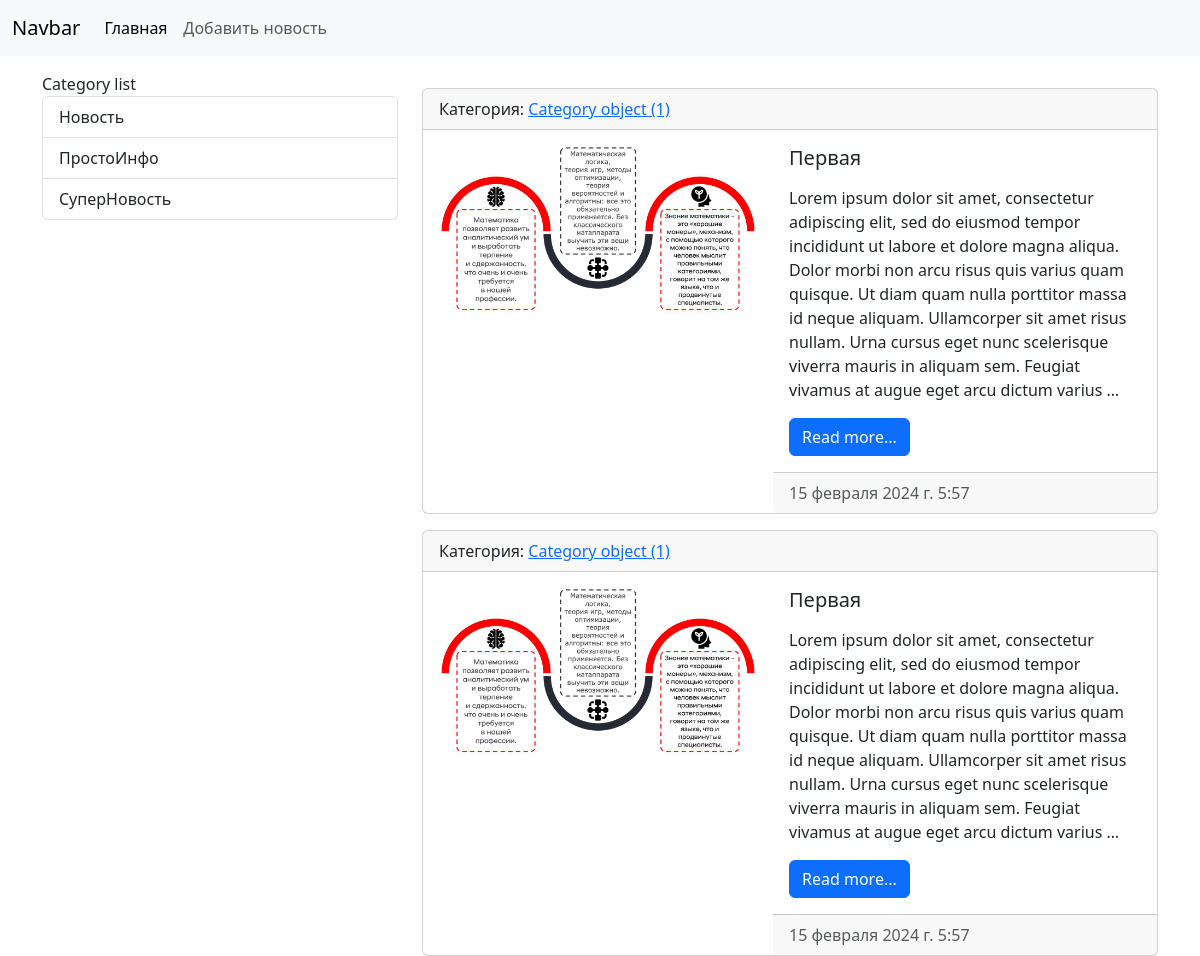
The page /News/cat/1 on the database its author committed.
### News/models.py (models this page shows)
class Category(models.Model):
    title=models.CharField(max_length=150, db_index=True, verbose_name='Категория')
    class Meta:
        verbose_name = 'Категория'
        verbose_name_plural = 'Категории'
        ordering=['title']

class News(models.Model):
    title=models.CharField(max_length=150, verbose_name='Заголовок')
    content=models.TextField(blank=True, verbose_name='Содержимое')
    created_at=models.DateTimeField(auto_now_add=True, verbose_name='Создано')
    updated_at=models.DateTimeField(auto_now=True)
    photo=models.ImageField(upload_to='media/%Y/%m/%d',verbose_name='Фото')
    is_published=models.BooleanField(default=True, verbose_name='Опубликовано')
    categ=models.ForeignKey('Category', on_delete=models.PROTECT, null=True, verbose_name='Категория')
    class Meta:
        verbose_name = 'Новость'
        verbose_name_plural = 'Новости'
        ordering=['-created_at']

### News/views.py (the view)
# urls.py: path('cat/<int:category_id>',get_category, name='Category')
def get_category(request, category_id):
    news = News.objects.filter(categ_id=category_id)
    cat = Category.objects.get(pk=category_id)
    contxt = {
        'news': news,
        'cat': cat,
    }
    return render(request, 'News/category.html', context=contxt)

### News/templatetags/news_tags.py (called while the page is built)
@register.simple_tag(name='get_list_categories')
def get_categories():
    return Category.objects.all()

@register.inclusion_tag('News/list_categories.html')
def show_categories(arg1='Category', arg2='list'):
    cats=Category.objects.all()
    return {'cats': cats, 'arg1':arg1, 'arg2': arg2}

### News/templates/News/category.html (shortened to what this page needs)
{%extends 'base.html'%}
{%block sidebar%}
  {%include 'inc/_sidebar.html'%}
{%endblock%}
{%block content%}
          {%for i in news%}
            <div class="card mt-3">
              <div class="card-header">
                Категория: <a href="{%url 'Category' i.categ.pk%}">{{i.categ}}</a>
              </div>
              <div class="media"  style="display:flex">
                <div class="media-photo">
                  {%if i.photo%}
                    <img src="{{i.photo.url}}" class="mr-3" width="350" alt="Фото">
                  {%else%}
                    <h6>Фото нет</h6>
                  {%endif%}
                </div>
                <div class="media-body">
                  <div class="card-body">
                  <h5 class="card-title">{{i.title}}</h5>
                  <p class="card-text">{{i.content|truncatewords:60|linebreaks}}</p>
                  <a href="#" class="btn btn-primary">Read more...</a>
                </div>
                <div class="card-footer text-body-secondary">
                  {{i.created_at}}
                </div>
                </div>
              </div>
            </div>
          {%endfor%}
{%endblock%}

### templates/base.html (shortened to what this page needs)
{%include 'inc/_nav.html'%}
<!doctype html>
<html lang="ru">
  <head>
    <link href="https://cdn.jsdelivr.net/npm/bootstrap@5.3.2/dist/css/bootstrap.min.css" rel="stylesheet">
  </head>
  <body>
    <div class="container mt-3">
      <div class="row">
        <div class="col-md-4">{%block sidebar%}SIDEBAR{%endblock%}</div>
        <div class="col-md-8">{%block content%}CONTENT{%endblock%}</div>
        <div class="col-md-4">
        </div>
        <div class="col-md-8">
          {%for i in news%}
            <div class="card mt-3">
              <div class="card-header">
                Категория: <a href="{%url 'Category' i.categ.pk%}">{{i.categ}}</a>
              </div>
              <div class="media"  style="display:flex">
                <div class="media-photo">
                  {%if i.photo%}
                    <img src="{{i.photo.url}}" class="mr-3" width="350" alt="Фото">
                  {%else%}
                    <h6>Фото нет</h6>
                  {%endif%}
                </div>
                <div class="media-body">
                  <div class="card-body">
                  <h5 class="card-title">{{i.title}}</h5>
                  <p class="card-text">{{i.content|truncatewords:60|linebreaks}}</p>
                  <a href="#" class="btn btn-primary">Read more...</a>
                </div>
                <div class="card-footer text-body-secondary">
                  {{i.created_at}}
                </div>
                </div>
              </div>
            </div>
          {%endfor%}
        </div>
      </div>
    </div>
  </body>
</html>

### News/templates/News/list_categories.html
{%load news_tags%}
<div class="list-group">
    {{arg1}} {{arg2}}
    {%get_list_categories as cats%}
    {%for c in cats%}
      <a href="{% url 'Category' c.id%}" class="list-group-item list-group-item-action">{{c.title}}</a>
    {%endfor%}
</div>

### rows shown on the page
Category: title "Новость"
Category: title "ПростоИнфо"
Category: title "СуперНовость"
News: categ "Category object (1)", photo (picture), title "Первая", content "Lorem ipsum dolor sit amet, consectetur adipiscing elit, sed do eiusmod tempor incididunt ut labore et dolore magna aliqua. Dolor morbi non arcu risus quis varius quam quisque. Ut diam quam nulla porttitor massa id neque aliquam. Ullamcorper sit amet risus nullam. Urna cursus eget nunc scelerisque viverra mauris in aliquam sem. Feugiat vivamus at augue eget arcu dictum varius …", created_at "15 февраля 2024 г. 5:57"

### other values the page prints
{{ arg1 }} "Category"
{{ arg2 }} "list"
